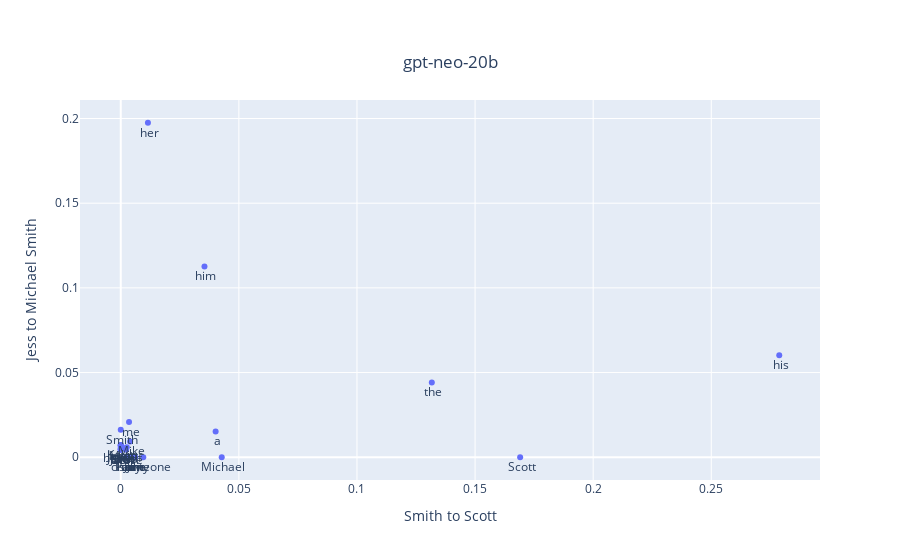

This figure's notebook cell:
### Code cell
plot_compare_prompt_logprobs(prompt1, prompt2, "Smith to Scott", "Jess to Michael Smith")

### Figure 1 — Plotly figure (JSON) as saved in the notebook; plotly's stock layout.template omitted (floating-point values rounded to 4 significant figures)
{"data": [{"mode": "markers+text", "text": [" his", " Scott", " their", " Justin", " Tony", " Kevin", " J", " K", " Jim", " John", " someone", " charity", " the", " Jason", " Jill", " one", " Ben", " Nick", " Michael", " Pam", " an", " Matt", " a", " her", " me", " herself", " him", " Smith", " Steve", " Mike"], "textposition": "bottom center", "type": "scatter", "x": [0.2788, 0.1691, 0.002, 0, 0.002266, 0, 0, 0.002567, 0.005786, 0, 0.009539, 0.003297, 0.1317, 0, 0.003297, 0.005786, 0, 0, 0.04275, 0.002412, 0.006159, 0, 0.04016, 0.01151, 0.003509, 0, 0.03544, 0, 0.002266, 0.003977], "y": [0.06029, 0, 0.005268, 0.004949, 0, 0.007201, 0.007201, 0.005969, 0, 0.004367, 0, 0, 0.04411, 0.006764, 0, 0, 0.004367, 0.004649, 0, 0, 0, 0.006764, 0.01524, 0.1975, 0.02084, 0.005608, 0.1126, 0.01623, 0.004367, 0.009246]}], "layout": {"title": {"text": "gpt-neo-20b", "x": 0.5, "xanchor": "center", "y": 0.9, "yanchor": "top"}, "xaxis": {"title": {"text": "Smith to Scott"}}, "yaxis": {"title": {"text": "Jess to Michael Smith"}}}}
